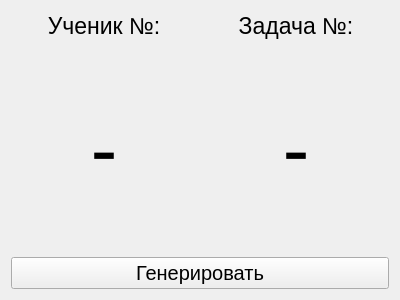
<?xml version="1.0" encoding="UTF-8"?>
<ui version="4.0">
 <class>Generator</class>
 <widget class="QWidget" name="Generator">
  <property name="geometry">
   <rect>
    <x>0</x>
    <y>0</y>
    <width>400</width>
    <height>300</height>
   </rect>
  </property>
  <property name="windowTitle">
   <string>Form</string>
  </property>
  <layout class="QGridLayout" name="gridLayout">
   <item row="2" column="0" colspan="2">
    <widget class="QPushButton" name="PbGenerate">
     <property name="minimumSize">
      <size>
       <width>0</width>
       <height>25</height>
      </size>
     </property>
     <property name="font">
      <font>
       <pointsize>15</pointsize>
      </font>
     </property>
     <property name="text">
      <string>Генерировать</string>
     </property>
    </widget>
   </item>
   <item row="1" column="1">
    <widget class="QLabel" name="LblGeneratedTaskNumber">
     <property name="font">
      <font>
       <pointsize>60</pointsize>
      </font>
     </property>
     <property name="text">
      <string>-</string>
     </property>
     <property name="alignment">
      <set>Qt::AlignCenter</set>
     </property>
    </widget>
   </item>
   <item row="1" column="0">
    <widget class="QLabel" name="LblGeneratedStudentNumber">
     <property name="font">
      <font>
       <pointsize>60</pointsize>
      </font>
     </property>
     <property name="text">
      <string>-</string>
     </property>
     <property name="alignment">
      <set>Qt::AlignCenter</set>
     </property>
    </widget>
   </item>
   <item row="0" column="0">
    <widget class="QLabel" name="LblSudentHeader">
     <property name="maximumSize">
      <size>
       <width>16777215</width>
       <height>30</height>
      </size>
     </property>
     <property name="font">
      <font>
       <pointsize>17</pointsize>
      </font>
     </property>
     <property name="text">
      <string>Ученик №:</string>
     </property>
     <property name="alignment">
      <set>Qt::AlignCenter</set>
     </property>
    </widget>
   </item>
   <item row="0" column="1">
    <widget class="QLabel" name="LblTaskHeader">
     <property name="maximumSize">
      <size>
       <width>16777215</width>
       <height>30</height>
      </size>
     </property>
     <property name="font">
      <font>
       <pointsize>17</pointsize>
      </font>
     </property>
     <property name="text">
      <string>Задача №:</string>
     </property>
     <property name="alignment">
      <set>Qt::AlignCenter</set>
     </property>
    </widget>
   </item>
  </layout>
 </widget>
 <resources/>
 <connections/>
</ui>
